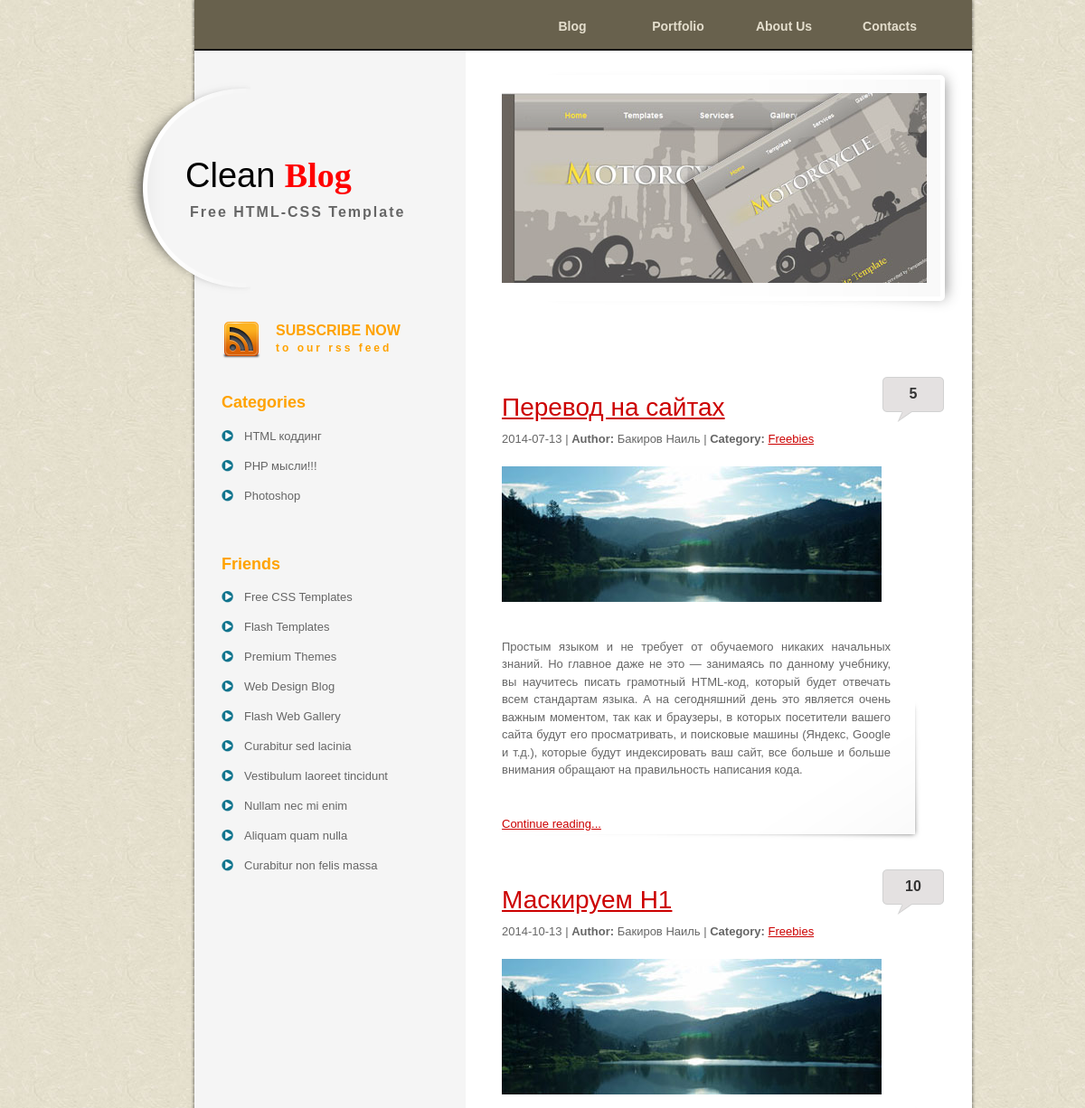
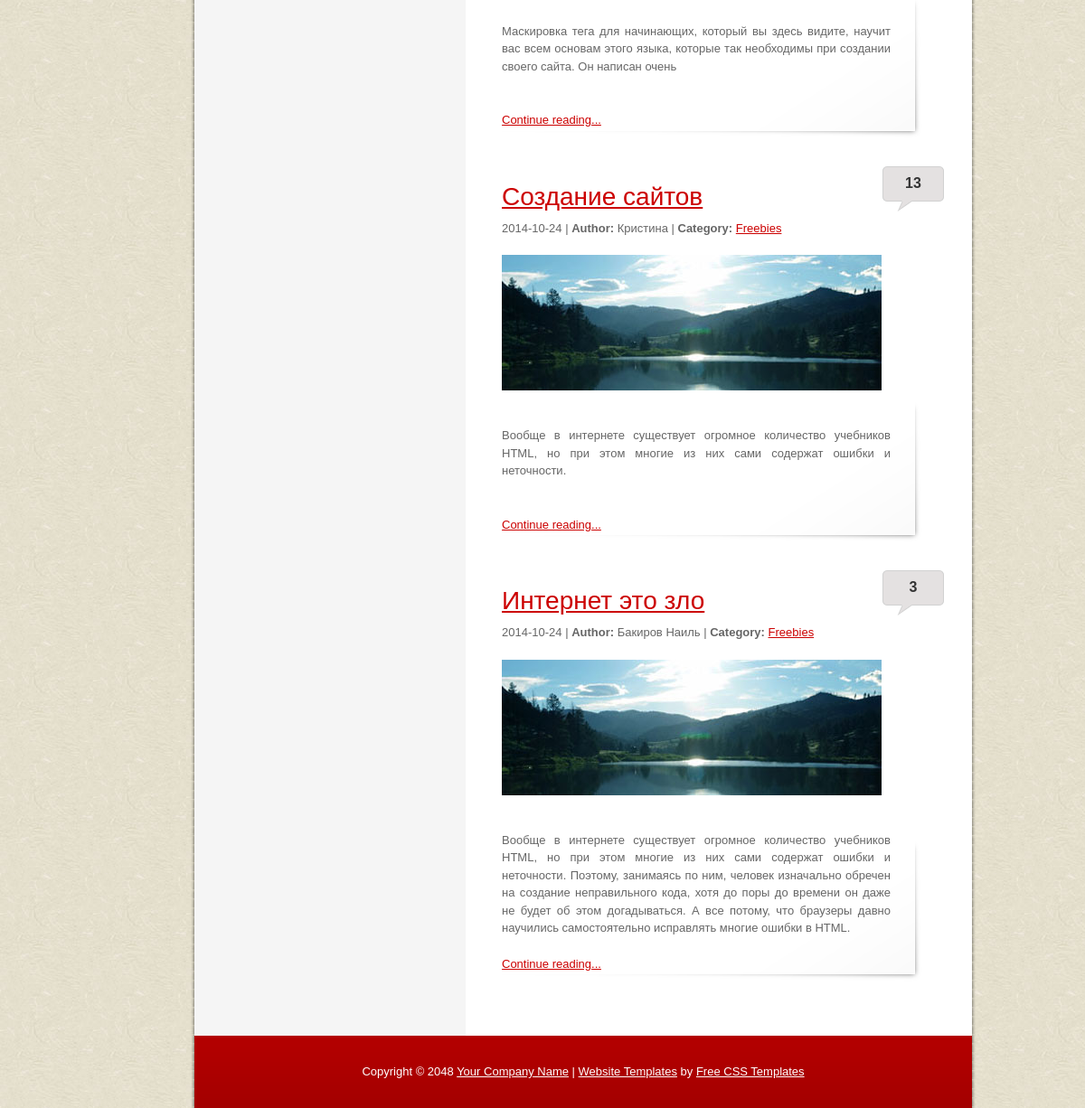
The app's page /cat.php?cat=1 with its own data (2 pictures, top to bottom).
### tables this page shows
CREATE TABLE IF NOT EXISTS `head_cat` (
  `id` tinyint(4) NOT NULL,
  `title` varchar(70) NOT NULL
);

CREATE TABLE IF NOT EXISTS `categories` (
  `id` int(2) NOT NULL,
  `title` varchar(255) NOT NULL,
  `meta_d` varchar(255) NOT NULL,
  `meta_k` varchar(255) NOT NULL,
  `text` text NOT NULL
);

CREATE TABLE IF NOT EXISTS `data` (
  `id` int(5) NOT NULL,
  `cat` int(1) NOT NULL,
  `meta_d` varchar(255) NOT NULL,
  `meta_k` varchar(255) NOT NULL,
  `description` text NOT NULL,
  `text` text NOT NULL,
  `view` int(7) NOT NULL,
  `author` varchar(100) NOT NULL,
  `date` date NOT NULL,
  `mini_img` varchar(255) NOT NULL,
  `title` varchar(255) NOT NULL,
  `secret` int(1) NOT NULL,
  `rating` int(10) NOT NULL,
  `q_vote` int(10) NOT NULL
);

### cat.php (the view, shortened to what this page needs)
<? include "inc/header.php";?>
<? include "inc/left.php";?>
    <div id="templatemo_right_column">
  <? include "inc/slider.php";?>
 <?php
 $id = $_GET['cat'];
$articles = mysql_query("SELECT * FROM `data` WHERE cat = $id");
 ?>
        <div id="templatemo_main">
			<?
			while($news = mysql_fetch_object($articles))
			{
			?>
            <div class="post_section">
                <span class="comment"><a href=""><?=$news->view;?></a></span>
                <h2><a href="blog_post.php?id=<?=$news->id;?>"><?=$news->title;?></a></h2>
            	<?=$news->date;?> | <strong>Author:</strong> <?=$news->author;?> | <strong>Category:</strong> <a href="#">Freebies</a>
                <img src="images/templatemo_image_01.jpg" alt="image 1" />
                 <p><?=$news->description?></p>
              <a href="blog_post.php?id=<?=$news->id;?>">Continue reading...</a>
            </div>
            <?
			}
			?>
		</div>
  </div>
  <? include "inc/footer.php";?>

### inc/header.php (shortened to what this page needs)
<!DOCTYPE html PUBLIC "-//W3C//DTD XHTML 1.0 Transitional//EN" "http://www.w3.org/TR/xhtml1/DTD/xhtml1-transitional.dtd">
<html xmlns="http://www.w3.org/1999/xhtml">
<head>
<link href="templatemo_style.css" rel="stylesheet" type="text/css" />
<link href="s3slider.css" rel="stylesheet" type="text/css" />
</head>
<body>
<?php
$menu = mysql_query("SELECT * FROM `head_cat`");
?>
<div id="templatemo_wrapper">
	<div id="templatemo_menu">
        <ul>
            <?
           while($info = mysql_fetch_object($menu))
            {
            ?>
            <li><a href="info.php?head_link=<?=$info->id;?>"><?=$info->title;?></a></li>
            <?
            }
            ?>
        </ul>
    </div>

### inc/left.php
    <div id="templatemo_left_column">
        <div id="templatemo_header">
            <div id="site_title">
                <h1><a href="http://www.templatemo.com" target="_parent">Clean <strong>Blog</strong><span>Free HTML-CSS Template</span></a></h1>
            </div>
        </div>
        <div id="templatemo_sidebar">
            <div id="templatemo_rss">
                <a href="#">SUBSCRIBE NOW <br /><span>to our rss feed</span></a>
            </div>
<?php
$categories = mysql_query("SELECT * FROM `categories`");
 ?>
            <h4>Categories</h4>
            <ul class="templatemo_list">
			<?
			do
			{
			?>
			<li><a href="cat.php?cat=<?=$cat->id;?>"><?=$cat->title;?></a></li>
			<?
			}while($cat = mysql_fetch_object($categories));
			?>
            </ul>
            <div class="cleaner_h40"></div>
            <h4>Friends</h4>
            <ul class="templatemo_list">
                <li><a href="http://www.templatemo.com" target="_parent">Free CSS Templates</a></li>
                <li><a href="http://www.flashmo.com" target="_parent">Flash Templates</a></li>
                <li><a href="http://www.flashmo.com/store" target="_parent">Premium Themes</a></li>
                <li><a href="http://www.webdesignmo.com/blog" target="_parent">Web Design Blog</a></li>
                <li><a href="http://www.koflash.com" target="_parent">Flash Web Gallery</a></li>
                <li><a href="#">Curabitur sed lacinia</a></li>
                <li><a href="#">Vestibulum laoreet tincidunt</a></li>
                <li><a href="#">Nullam nec mi enim</a></li>
                <li><a href="#">Aliquam quam nulla</a></li>
                <li><a href="#">Curabitur non felis massa</a></li>
            </ul>
        </div>
    </div>

### templatemo_style.css (style rules this page uses)
body { margin: 0px; padding: 0px; color: #666; font-family: Helevetica,Arial,sans-serif; font-size: 13px; line-height:1.5em; background-image: url(images/templatemo_body.jpg); background-repeat: repeat; }
a, a:link, a:visited { color: #CC0000; }
p { margin: 0px; padding: 0 0 10px 0; }
img { border: none; }
h1 { font-size: 40px; font-weight: bold; margin: 0 0 30px 0; padding: 5px 0; color: #000; }
h2 { font-size: 28px; font-weight: normal; line-height: 28px; margin: 0 0 30px 0; padding: 0; color: #c7a902; }
h4 { font-size: 18px; margin: 0 0 20px 0; padding: 0; color: #ffa200; }
.cleaner_h40 { clear: both; width:100%; height: 40px; }
.templatemo_list { margin: 20px 0; padding: 0; list-style: none; }
.templatemo_list li { background: transparent url(images/templatemo_list.png) no-repeat scroll 0 0px; margin:0 0 20px; padding:0 0 0 25px; line-height: 1em; }
.templatemo_list li a { color: #666; text-decoration: none; }
#templatemo_wrapper { width: 970px; padding: 0; margin: 0 auto; background: url(images/templatemo_wrapper.png) repeat-y; }
#templatemo_menu { width: 830px; height: 50px; margin: 0 10px 0 100px; padding: 20px 30px 0 0; background: url(images/templatemo_menu.png) top repeat-x; }
#templatemo_menu ul { float: right; margin: 0; padding: 0; list-style: none; display: inline-block; }
#templatemo_menu ul li { padding: 0px; margin: 0px; display: inline; }
#templatemo_menu ul li a { float: left; display: block; width: 112px; height: 48px; padding: 0; margin: 0 5px 0 0 ; font-size: 14px; text-align: center; text-decoration: none; color: #e4decd; font-weight: bold; outline: none; border: none; }
#templatemo_left_column { float: left; width: 400px; }
#templatemo_right_column { float: right; width: 520px; margin-right: 10px; }
#templatemo_header { width: 360px; height: 276px; padding: 0 10px; margin-left: 20px; background: url(images/templatemo_header.png) left center no-repeat; }
#templatemo_header #site_title { float: left; width: 310px; padding: 115px 0 0 60px; }
#templatemo_header #site_title h1 { margin: 0; padding: 0; }
#templatemo_header #site_title h1 a { margin: 0px; padding: 0px; font-size: 38px; color: #000; font-weight: normal; text-decoration: none; }
#templatemo_header #site_title h1 strong { color: #f00; font-family: Georgia, "Times New Roman", Times, serif; }
#templatemo_header #site_title a span { display: block; font-size: 16px; color: #666; font-weight: bold; letter-spacing: 2px; margin-left: 5px; margin-top: 20px; }
#templatemo_sidebar { clear: both; float: left; width: 250px; margin-left: 130px; }
#templatemo_main { float: right; width: 490px; padding-top: 40px; margin-right: 30px; }
.post_section { clear: both; position: relative; padding: 0 60px 10px 0; margin: 40px 0; background: url(images/templatemo_post_bottom.png) bottom left no-repeat; }
.post_section h2 { margin: 0; padding: 10px 0 10px 0; line-height: 30px; }
.post_section p { text-align: justify; margin-bottom: 10px; }
.post_section img { clear: both; display: block; margin: 20px 0; }
.post_section .comment { position: absolute; top: -10px; right: 0px; width: 70px; height: 42px; text-align: center; padding-top: 10px; font-size: 16px; font-weight: bold; background: url(images/templatemo_comment.png) no-repeat; }
.post_section .comment a { color: #333; text-decoration: none; }
#templatemo_rss a { float: right; display: block; width: 190px; height: 40px; padding: 10px 0 10px 60px; margin-bottom: 30px; color: #ffa200; font-size: 16px; font-weight: bold; text-decoration: none; background: url(images/templatemo_rss.png) left center no-repeat; }
#templatemo_rss a span { font-size: 12px; margin-top: 5px; letter-spacing: 3px; }

### s3slider.css (style rules this page uses)
ul { margin: 0; padding: 0; list-style-type: none; list-style: none; }
ul li { margin: 0; padding: 0; }

### records on screen
head_cat: title "Blog"
head_cat: title "Portfolio"
head_cat: title "About Us"
head_cat: title "Contacts"
categories: title "HTML коддинг"
categories: title "PHP мысли!!!"
categories: title "Photoshop"
data: view "5", title "Перевод на сайтах", date "2014-07-13", author "Бакиров Наиль", description "Простым языком и не требует от обучаемого никаких начальных знаний. Но главное даже не это — занимаясь по данному учебнику, вы научитесь писать грамотный HTML-код, который будет отвечать всем стандартам языка. А на сегодняшний день это является очень важным моментом, так как и браузеры, в которых посетители вашего сайта будут его просматривать, и поисковые машины (Яндекс, Google и т.д.), которые будут индексировать ваш сайт, все больше и больше внимания обращают на правильность написания кода."
data: view "10", title "Маскируем H1", date "2014-10-13", author "Бакиров Наиль", description "Маскировка тега для начинающих, который вы здесь видите, научит вас всем основам этого языка, которые так необходимы при создании своего сайта. Он написан очень"
data: view "13", title "Создание сайтов", date "2014-10-24", author "Кристина", description "Вообще в интернете существует огромное количество учебников HTML, но при этом многие из них сами содержат ошибки и неточности."
data: view "3", title "Интернет это зло", date "2014-10-24", author "Бакиров Наиль", description "Вообще в интернете существует огромное количество учебников HTML, но при этом многие из них сами содержат ошибки и неточности. Поэтому, занимаясь по ним, человек изначально обречен на создание неправильного кода, хотя до поры до времени он даже не будет об этом догадываться. А все потому, что браузеры давно научились самостоятельно исправлять многие ошибки в HTML."
